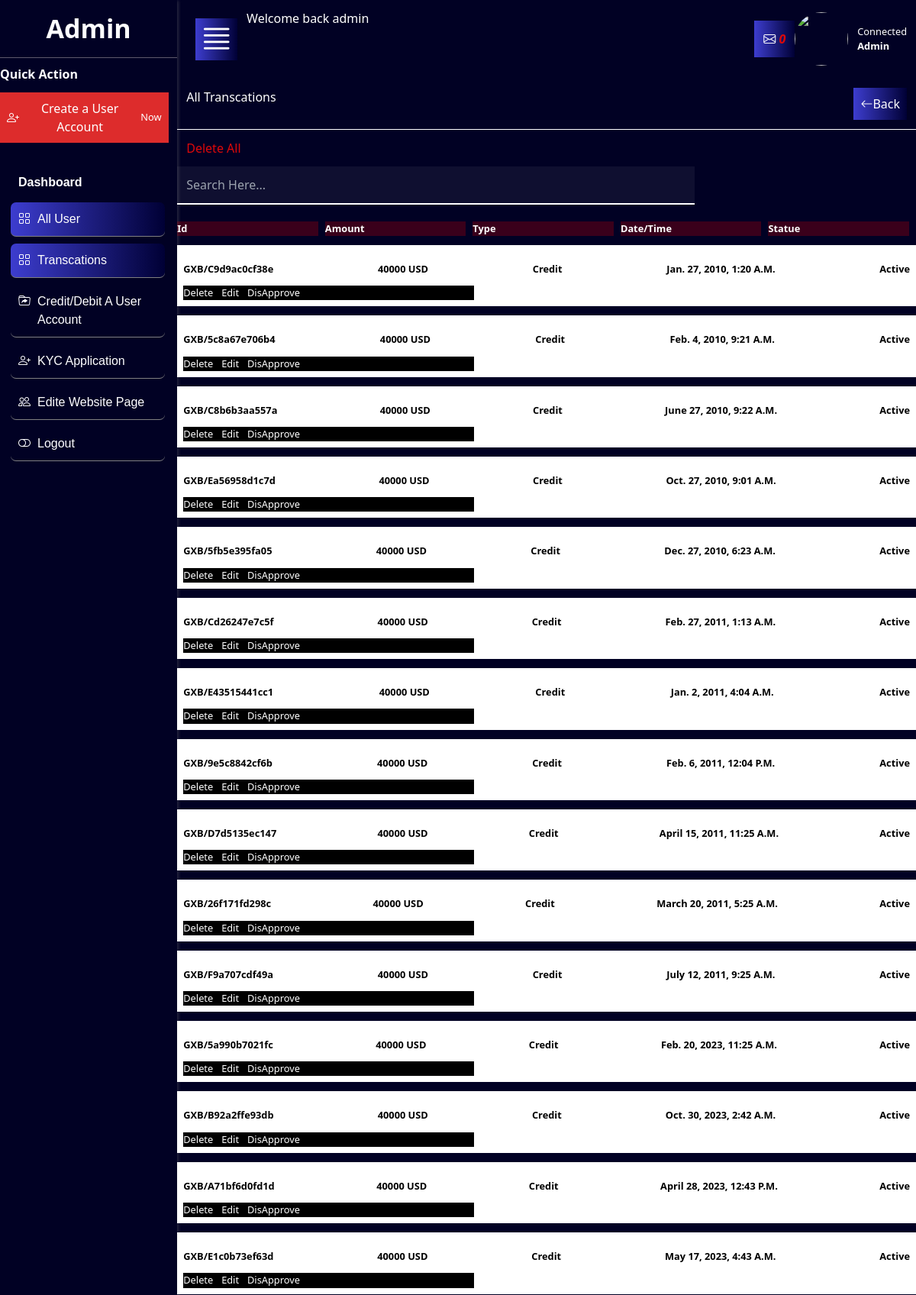
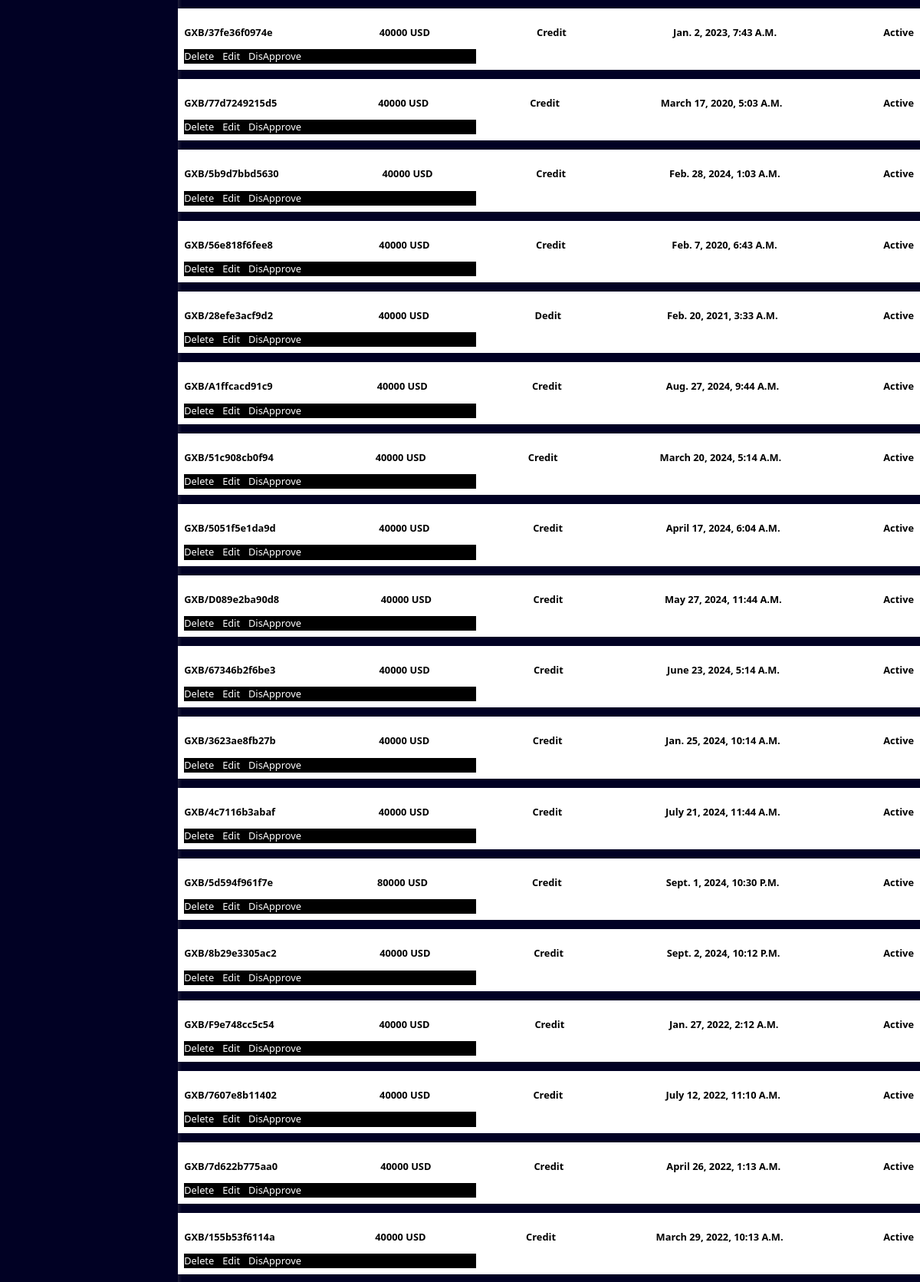
Screenshot of /All-trans/6782i3j304u308nyh/ (signed in, upper part) with the database file from the repository (2 pictures, top to bottom).
### app/models.py (models this page shows, shortened)
class deposite(models.Model):
    date = models.DateTimeField( auto_now_add=False)
    uuid = models.CharField( max_length=50)
    amount = models.IntegerField()
    img = models.FileField( upload_to='deposit/',  blank=True)
    approved = models.BooleanField()
    BankCountry = models.CharField( max_length=50,blank=True)
    BankAddress = models.CharField( max_length=50,blank=True)
    holdername = models.CharField( max_length=50,blank=True)
    swiftcode = models.CharField( max_length=50,blank=True)
    accountnumber = models.CharField( max_length=50,blank=True)
    Currency = models.CharField( max_length=50,blank=True)
    statedecr = models.CharField( max_length=50,blank=True)
    bankname = models.CharField( max_length=50,blank=True)
    disc = models.CharField( max_length=50,blank=True)

### app/views.py (the view)
# urls.py: path('All-trans/<pk>/', alltran , name="alltran"),
def alltran(request,pk):
    if not request.user.is_superuser:
        return redirect('loginuser')
    usercd = Client.objects.get(uuid = pk)
    usertran = deposite.objects.all().order_by('id')
    userc = Client.objects.get( user=request.user)
    consc = {
    'i':usercd,
    'user':userc,
    'ix':Site.objects.get(uuid=1),
    't':usertran
    }
    return render(request,'adminC/html/alltrans.html',consc)

### template/adminC/html/alltrans.html (shortened to what this page needs)
{% extends './base.html' %}
{% load static %}
{% block link  %}
<script src="https://cdn.tailwindcss.com"></script>
{% endblock link  %}
{% block adblock %}
<script src="https://cdn.tailwindcss.com"></script>
        <div class="main__admin__users main__display">
            <span class="bi_head">
                <h1>All Transcations </h1>
                <a href="javascript:history.go(-1)">
                    <i class="bi bi-arrow-left "></i>
                    <p>   Back </p>
                </a>
            </span>
            <div class="  main__form">
                <a href="{% url 'allptrandeleteall' i.uuid %}" class="pad col__red">Delete All</a>
                <input type="text" placeholder="Search Here...">
                <div class="div__hoder">
                    <b>id</b>
                    <b>Amount</b>
                    <b>type</b>
                    <b>Date/time</b>
                    <b>Statue</b>
                </div>
                {% if t %}
                {% for t in  t %}
                <span class="main__chide r flex  !bg-white !text-black !flex-col p-2 !h-fit " >
                    <div class="!w-full !justify-between  flex  max-sm:*:text-[80%]  flex-1" >
                        <b>GXB/{{t.uuid}}</b>
                        <b>{{t.amount}} USD </b>
                    <b>{{t.statedecr}}  </b>
                    <b>{{t.date}}</b>
                    {% if t.approved %}
                    <b class="ic">Active</b>
                    {% else %}
                    <b class="iw">pending..</b>
                    {% endif %}
                </div>
                    <small class="*:mr-[2%] max-md:flex max-md:!justify-between !relative  !bg-black !w-[40%] !relative  !bg-black max-md:!w-full !mt-3">
                        <a href="{% url 'allptrandelete' t.uuid  i.uuid %}" title="delete Account">Delete</a>
                        <a href="{% url 'adminauthedit' t.uuid %}"title="Edit">edit</a>
                        {% if t.approved == True %}
                        <a href="{% url 'alldisptranapproved' t.uuid  i.uuid %}" title="disApprove ">disApprove</a>
                         {% else %}
                         <a href="{% url 'allptranapproved' t.uuid  i.uuid %}" title="Approve ">Approve</a>
                         {% endif %}
                    </small>
                </span >
                {% endfor %}
                {% endif %}
            </div>
        </div>
        {% endblock adblock %}

### template/adminC/html/head.html (shortened to what this page needs)
{% load static %}
<div class="head df wd pad btw" >
    <span class="df">
        <i class="bi bi-justify  btn__open"  ></i>
    <p class="btn___p">
    <marquee behavior="" direction="left">
      Welcome  back admin
    </marquee>
    </p>
    </span>
    <div class="r df allcenter charsetholder">
        <i class="bi bi-envelope box__in pad rod "> <b class="col__red">0</b></i>
        <img src="{{i.logo}}" alt="">
        <small>
            <p>connected</p>
            <b>{{request.user.username}}</b>
        </small>
    </div>
            </div>

### static/admincss/unis.css (style rules this page uses)
* { margin: 0; padding: 0; box-sizing: border-box; outline: none; text-decoration: none; color: white; }
:root { --bg: rgb(1, 1, 36); --bgw:white; --bgt:rgb(133, 127, 127); --bgt2:rgba(3, 19, 90, 0.493); --brt:#dd2c2c; --bgct:#4ae6c4; --bx: linear-gradient(to right, #3d3dcf, #000035); }
.ic { color: var(--bgct); }
body { background-color: rgb(1, 1, 36); }
.btn__open { display: flex; padding: 5px; height: -moz-fit-content; height: fit-content; margin: 12px; color: rgb(255, 255, 255); background: var(--bx); cursor: pointer; font-size: 280%; }
.box__in { background: var(--bx); }
.main___holder .main__body .head { display: flex; width: 100%; }
.main___holder .main__body .head img { height: 70px; width: 70px; border-radius: 50%; }
.main___holder .main__body .head .charsetholder { display: flex; text-transform: capitalize; cursor: pointer; }
.main___holder .main__body .head .charsetholder small { margin-left: 12px; }
.main__admin__users { display: flex; width: 100%; flex-direction: column; text-transform: capitalize; }
.main__admin__users .bi_head { display: flex; justify-content: space-between; width: 100%; border-bottom: 1.3px solid white; padding: 12px; }
.main__admin__users .bi_head > * { display: flex; }
.main__admin__users .bi_head a { background: var(--bx); padding: 9px; }
.main__admin__users .main__form { display: flex; flex-direction: column; width: 100%; overflow-x: auto; }
.main__admin__users .main__form input { background-color: rgba(199, 199, 199, 0.0745098039); border: none; border-bottom: 2px solid white; padding: 12px; margin-bottom: 22px; width: 70%; }
.main__admin__users .main__form .main__chide { display: flex; width: 100%; flex-direction: row; margin-bottom: 12px; padding-top: 22px; height: 80px; }
.main__admin__users .main__form .main__chide > * { width: 120px; flex-grow: 1; background-color: rgba(255, 0, 0, 0); margin-right: 9px; font-size: 80%; min-width: -moz-fit-content; min-width: fit-content; }
.main__admin__users .main__form .div__hoder { display: flex; width: 100%; flex-direction: row; margin-bottom: 12px; }
.main__admin__users .main__form .div__hoder > * { width: 120px; flex-grow: 1; background-color: rgba(255, 0, 0, 0.226); margin-right: 9px; font-size: 80%; min-width: -moz-fit-content; min-width: fit-content; }

### static/assets/css/glorbal.css (style rules this page uses)
* { margin: 0; padding: 0; box-sizing: border-box; text-decoration: none; list-style: none; }
.df { display: flex !important; }
.wd { width: 100%; }
.btw { justify-content: space-between; }
.r { position:relative; }
.pad { padding:12px }
.allcenter { justify-content: center; display: flex; align-items: center; }
.col__red { color:rgb(221, 9, 9); }

### template/adminC/html/alltrans.html (style rules this page uses)
.main__chide b { word-wrap: break-word; word-break: break-all; color: black !important; }

### rows the page displays
deposite: uuid "C9d9ac0cf38e", amount "40000", statedecr "Credit", date "Jan. 27, 2010, 1:20 A.m.", approved "Active"
deposite: uuid "5c8a67e706b4", amount "40000", statedecr "Credit", date "Feb. 4, 2010, 9:21 A.m.", approved "Active"
deposite: uuid "C8b6b3aa557a", amount "40000", statedecr "Credit", date "June 27, 2010, 9:22 A.m.", approved "Active"
deposite: uuid "Ea56958d1c7d", amount "40000", statedecr "Credit", date "Oct. 27, 2010, 9:01 A.m.", approved "Active"
deposite: uuid "5fb5e395fa05", amount "40000", statedecr "Credit", date "Dec. 27, 2010, 6:23 A.m.", approved "Active"
deposite: uuid "Cd26247e7c5f", amount "40000", statedecr "Credit", date "Feb. 27, 2011, 1:13 A.m.", approved "Active"
deposite: uuid "E43515441cc1", amount "40000", statedecr "Credit", date "Jan. 2, 2011, 4:04 A.m.", approved "Active"
deposite: uuid "9e5c8842cf6b", amount "40000", statedecr "Credit", date "Feb. 6, 2011, 12:04 P.m.", approved "Active"
deposite: uuid "D7d5135ec147", amount "40000", statedecr "Credit", date "April 15, 2011, 11:25 A.m.", approved "Active"
deposite: uuid "26f171fd298c", amount "40000", statedecr "Credit", date "March 20, 2011, 5:25 A.m.", approved "Active"
deposite: uuid "F9a707cdf49a", amount "40000", statedecr "Credit", date "July 12, 2011, 9:25 A.m.", approved "Active"
deposite: uuid "5a990b7021fc", amount "40000", statedecr "Credit", date "Feb. 20, 2023, 11:25 A.m.", approved "Active"
deposite: uuid "B92a2ffe93db", amount "40000", statedecr "Credit", date "Oct. 30, 2023, 2:42 A.m.", approved "Active"
deposite: uuid "A71bf6d0fd1d", amount "40000", statedecr "Credit", date "April 28, 2023, 12:43 P.m.", approved "Active"
deposite: uuid "E1c0b73ef63d", amount "40000", statedecr "Credit", date "May 17, 2023, 4:43 A.m.", approved "Active"
deposite: uuid "37fe36f0974e", amount "40000", statedecr "Credit", date "Jan. 2, 2023, 7:43 A.m.", approved "Active"
deposite: uuid "77d7249215d5", amount "40000", statedecr "Credit", date "March 17, 2020, 5:03 A.m.", approved "Active"
deposite: uuid "5b9d7bbd5630", amount "40000", statedecr "Credit", date "Feb. 28, 2024, 1:03 A.m.", approved "Active"
deposite: uuid "56e818f6fee8", amount "40000", statedecr "Credit", date "Feb. 7, 2020, 6:43 A.m.", approved "Active"
deposite: uuid "28efe3acf9d2", amount "40000", statedecr "Dedit", date "Feb. 20, 2021, 3:33 A.m.", approved "Active"
deposite: uuid "A1ffcacd91c9", amount "40000", statedecr "Credit", date "Aug. 27, 2024, 9:44 A.m.", approved "Active"
deposite: uuid "51c908cb0f94", amount "40000", statedecr "Credit", date "March 20, 2024, 5:14 A.m.", approved "Active"
deposite: uuid "5051f5e1da9d", amount "40000", statedecr "Credit", date "April 17, 2024, 6:04 A.m.", approved "Active"
deposite: uuid "D089e2ba90d8", amount "40000", statedecr "Credit", date "May 27, 2024, 11:44 A.m.", approved "Active"
deposite: uuid "67346b2f6be3", amount "40000", statedecr "Credit", date "June 23, 2024, 5:14 A.m.", approved "Active"
deposite: uuid "3623ae8fb27b", amount "40000", statedecr "Credit", date "Jan. 25, 2024, 10:14 A.m.", approved "Active"
deposite: uuid "4c7116b3abaf", amount "40000", statedecr "Credit", date "July 21, 2024, 11:44 A.m.", approved "Active"
deposite: uuid "5d594f961f7e", amount "80000", statedecr "Credit", date "Sept. 1, 2024, 10:30 P.m.", approved "Active"
deposite: uuid "8b29e3305ac2", amount "40000", statedecr "Credit", date "Sept. 2, 2024, 10:12 P.m.", approved "Active"
deposite: uuid "F9e748cc5c54", amount "40000", statedecr "Credit", date "Jan. 27, 2022, 2:12 A.m.", approved "Active"
deposite: uuid "7607e8b11402", amount "40000", statedecr "Credit", date "July 12, 2022, 11:10 A.m.", approved "Active"
deposite: uuid "7d622b775aa0", amount "40000", statedecr "Credit", date "April 26, 2022, 1:13 A.m.", approved "Active"
deposite: uuid "155b53f6114a", amount "40000", statedecr "Credit", date "March 29, 2022, 10:13 A.m.", approved "Active"

### other values shown
{{ request.user.username }} "Admin"
